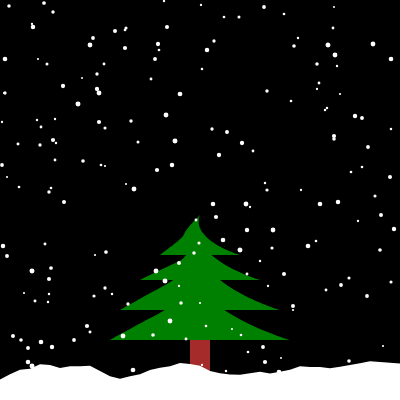
Frame 1 (no input)
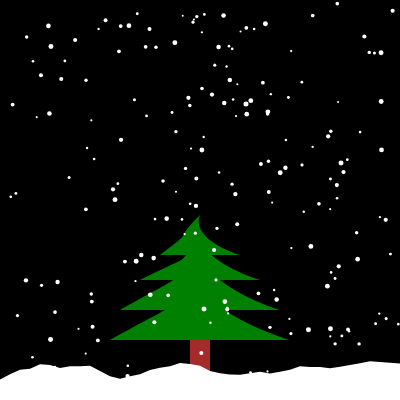
Frame 60 (no input)
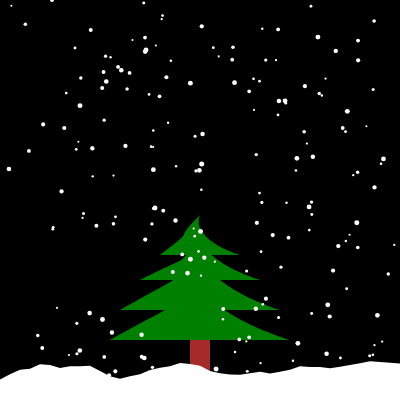
Frame 120 (the mouse pressed at the canvas centre since frame 60)

The p5.js sketch that drew these frames (run headless with seeded random() and noise() and a simulated clock; from frame 60 on, the mouse is pressed at the canvas centre):

// p5.js sketch
// ── sketch.js
const SIZE = 400;

const SNOWFLAKES = []
const NUMBER_OF_SNOWFLAKES = 200

noiceScale = 100;
noiseStrength = 1;

function setup() {
  createCanvas(SIZE, SIZE);

  for (let i=0; i < NUMBER_OF_SNOWFLAKES; i++) {

    let x = Math.floor(Math.random() * SIZE);
    let y = Math.floor(Math.random() * SIZE);

    r = 255;
    g = 255;
    b = Math.floor(Math.random() * 200 + 100);

    SNOWFLAKES.push(new Snowflake(x, y, color(r,g,b)))
  }
}

function draw() {
  background(0)

  drawTree(200, 280)

  SNOWFLAKES.forEach( agent => {
    agent.draw()
    agent.update()
  })

  drawSnow()
}

function drawSnow() {
  let width = SIZE;
  let verticesCount = 40;
  let level = SIZE - 50;

  let noiseStrength = 7;
  let noiseScale = 60;

  const vertices = []

  for (let i = 0; i <= verticesCount; i ++) {
    vertices.push(
      { 
        x: i * (width / verticesCount),
        y: noise(i * (width / verticesCount) / noiseScale) * TWO_PI * noiseStrength + level
        // y: sin(i * (width / verticesCount)) * amplitude + level
      }
    )
  }

  fill('#fff')
  beginShape()
  vertex(0, SIZE)
  
  for (let i = 0; i < vertices.length; i++) {
    vertex(vertices[i].x, vertices[i].y)
  }
  
  vertex(SIZE, SIZE)
  endShape()

}

function drawTree(x, y) {
  noStroke()
  fill('brown')
  rect(x - 10, y + 60, 20, 80)
  renderBranch(x, y + 60, 180, 70, 2)
  renderBranch(x, y + 30, 160, 60, 1.5)
  renderBranch(x, y, 120, 40, 1)
  renderBranch(x, y - 25, 80, 40, 1)
}

function renderBranch(_x, _y, width, height, factor) {
  let pivot = {x: _x - width / 2, y: _y}; 
  
  let lPoint = {x: _x, y: _y - height};
  let lControllPoint_1 = {x: _x, y: _y - height + 10 * factor};
  let lControllPoint_2 = {x: _x - 30 * factor, y: _y - height + 30 * factor};

  let rPoint = {x: _x + width / 2, y: _y};
  let rControllPoint_1 = {x: _x + width / 2 - 50 * factor, y: _y - 15 * factor};
  let rControllPoint_2 = {x: _x + width / 2, y: _y};

  fill('green')
  beginShape()
  vertex(pivot.x, pivot.y)
  bezierVertex(lControllPoint_1.x, lControllPoint_1.y, lControllPoint_2.x, lControllPoint_2.y, lPoint.x, lPoint.y)
  bezierVertex(rControllPoint_1.x, rControllPoint_1.y, rControllPoint_2.x, rControllPoint_2.y, rPoint.x, rPoint.y)
  endShape()
}

class Snowflake {
  constructor(_x, _y, _color) {
    this.size = random(2, 5);
    this.position = { x: _x, y: _y};
    this.speed = 0.2;
    this.iterations = 0;

    this.initialAngle = random(0, 2 * PI);
    this.radius = sqrt(random(pow(width / 2, 2)));

    this.draw = function() {
      fill('#fff')
      circle(this.position.x, this.position.y, this.size);
    };

    this.update = function() {

      this.position.y += this.speed * this.size;
      
      let angle = 0.6 * frameCount / 60 + this.initialAngle;

      this.position.x = width / 2 + this.radius * sin(angle);

      this.moveOnEdge();
    }

    this.moveOnEdge = function() {
      if ( this.position.y >= SIZE ) {
        this.position.y = 0
        this.position.x = Math.floor(Math.random() * SIZE)
      }
      
      if ( this.position.x >= SIZE ) {
        this.position.x = 0
      } else if ( this.position.x <= 0 ) {
        this.position.x = SIZE
      }
    }
  }
}
